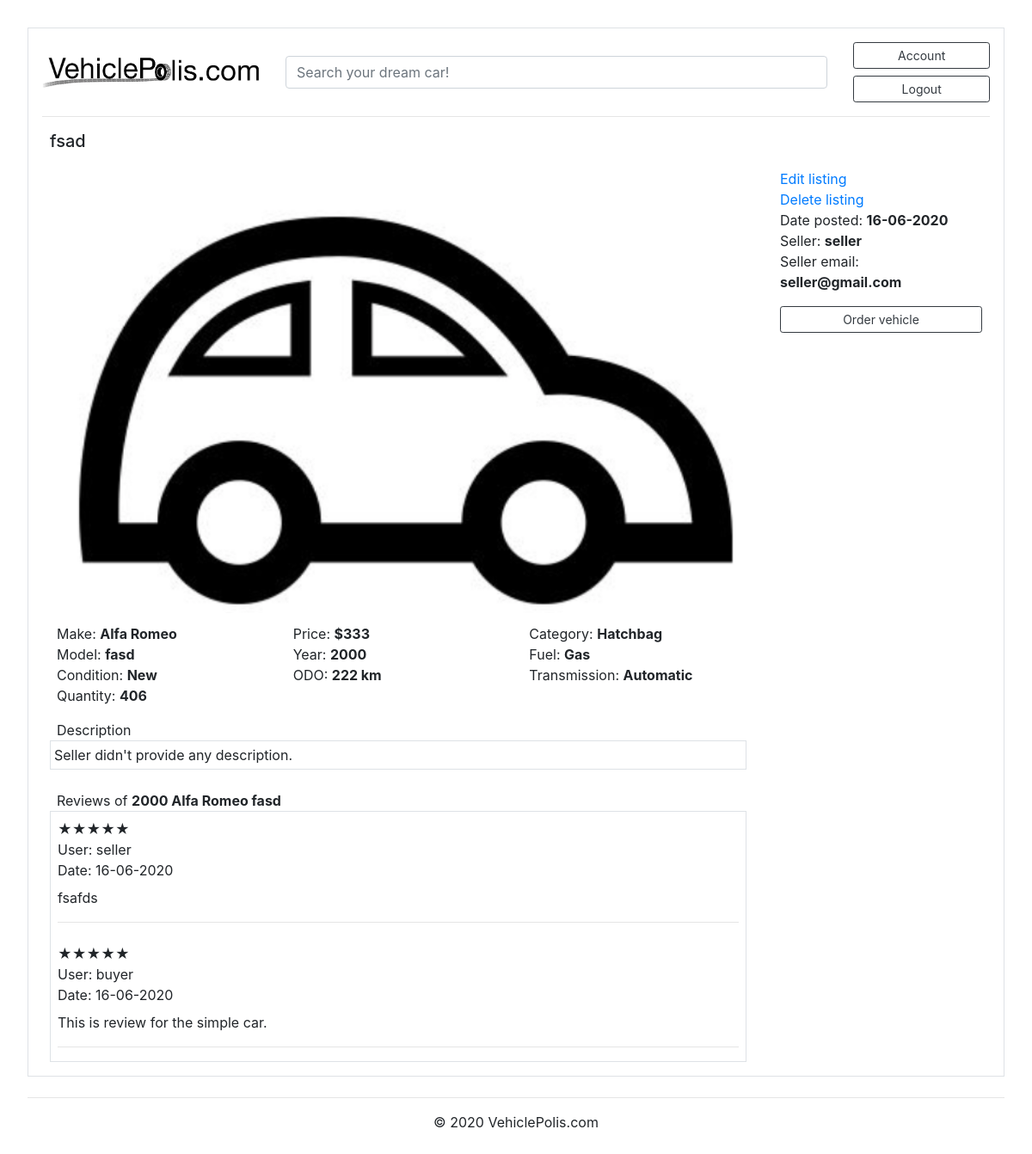
/item_details/2 (signed in), run on the app's committed database.
### marketplace/models.py (models this page shows, shortened)
class Post(db.Model):
    id = db.Column(db.Integer, primary_key=True)
    condition = db.Column(db.String(100), nullable=False)
    title = db.Column(db.String(100), nullable=False)
    make = db.Column(db.String(100), nullable=False)
    model = db.Column(db.String(100), nullable=False)
    price = db.Column(db.Integer(), nullable=False)
    year = db.Column(db.Integer(), nullable=False)
    ODO = db.Column(db.Integer(), nullable=False)
    category = db.Column(db.String(100), nullable=False)
    fuel = db.Column(db.String(100), nullable=False)
    transmission = db.Column(db.String(100), nullable=False)
    quantity = db.Column(db.Integer(), nullable=False)
    date_posted = db.Column(db.DateTime, nullable=False, default=datetime.now)
    description = db.Column(db.Text, nullable=True)
    image_file = db.Column(db.String(20), nullable=False, default='default.png')
    user_id = db.Column(db.Integer, db.ForeignKey('user.id'), nullable=False)
    orders = db.relationship('Order', backref='item', lazy=True)
    reviews = db.relationship('Review', backref='item', lazy=True)

class User(db.Model, UserMixin):
    id = db.Column(db.Integer, primary_key=True)
    username = db.Column(db.String(20), unique=True, nullable=False)
    email = db.Column(db.String(120), unique=True, nullable=False)
    password = db.Column(db.String(60), nullable=False)
    role = db.Column(db.String(10), unique=False, nullable=False) #not sure about this one, gotta figure out
    posts = db.relationship('Post', backref='author', lazy=True)
    orders = db.relationship('Order', backref='author', lazy=True)
    reviews = db.relationship('Review', backref='author', lazy=True)

class Review(db.Model):
    id = db.Column(db.Integer, primary_key=True)
    ranking = db.Column(db.String(50), nullable=False)
    content = db.Column(db.Text, nullable=False)
    date_posted = db.Column(db.DateTime, nullable=False, default=datetime.now)
    item_id = db.Column(db.Integer, db.ForeignKey('post.id'), nullable=False)
    user_id = db.Column(db.Integer, db.ForeignKey('user.id'), nullable=False)
    order_id = db.Column(db.Integer, db.ForeignKey('order.id'), nullable=False)

### marketplace/routes.py (the view, shortened to what this page needs)
@app.route("/item_details/<int:post_id>", methods=['GET','POST'])
def post(post_id):
    searchform = SearchForm()
    form = ReviewForm()
    post = Post.query.get_or_404(post_id)
    order = Order.query.order_by(Order.id.desc()).first() #ted to posila query na vsechny ordery a vubec se to nefiltruje. Zmenit!!!
    reviews = Review.query.filter(Review.item_id == post_id).order_by(Review.id.desc()).all()
    ordered = Order.query.filter(Order.item_id == post_id, Order.user_id == current_user.id).first()
    written = Review.query.filter(Review.user_id == current_user.id, Review.item_id == post_id).first()
    return render_template('item_details.html', searchform=searchform, title=post.title, post=post, form=form, reviews=reviews, ordered=ordered, written=written)

### marketplace/forms.py
class SearchForm(FlaskForm):
    text = StringField('Search')
    submit = SubmitField('Search')

class ReviewForm(FlaskForm):
    ranking = SelectField('Rate it',validators=[DataRequired()], choices=[('★★★★★', '★★★★★'),('★★★★☆', '★★★★☆'),('★★★☆☆', '★★★☆☆'),('★★☆☆☆', '★★☆☆☆'),('★☆☆☆☆', '★☆☆☆☆')])
    content = TextAreaField('Description')
    submit = SubmitField('Post review')

### marketplace/models.py (called while the page is built)
@login_manager.user_loader
def load_user(user_id):
    return User.query.get(int(user_id))

### marketplace/templates/item_details.html (shortened to what this page needs)
{% extends "base.html" %}
{% block content %}
<div class="row">
  <div class="px-4"> <h5>{{ post.title }}</h5></div>
</div>
<div class="row mt-1">
  <div class="col-md-9 pl-4">
    <img class="d-block w-100" src="{{ url_for('static', filename='images/' + post.image_file) }}">
    <div class="row px-2 mt-1">
      <div class="col">
        <p class="mt-2">Make: <strong> {{ post.make }}</strong><br>Model: <strong>{{ post.model }}</strong><br>Condition: <strong>{{ post.condition }}</strong><br>Quantity: <strong>{{ post.quantity }}</strong></p>
      </div>
      <div class="col">
        <p class="mt-2">Price: <strong> ${{ post.price }}</strong><br>Year: <strong>{{ post.year }}</strong><br>ODO: <strong>{{ post.ODO }} km</strong></p>
      </div>
      <div class="col">
        <p class="mt-2">Category: <strong> {{ post.category }}</strong><br>Fuel: <strong>{{ post.fuel }}</strong></strong><br>Transmission: <strong>{{ post.transmission }}</strong></p>
      </div>
    </div>
    <div>
      <div class="ml-2">
        Description
      </div>
      <div class="d-flex p-1 bd-highlight border">
        {% if post.description %}
          {{ post.description }}
        {% else %}
         Seller didn't provide any description.
        {% endif %}
      </div>
    </div>
  </div>
  <div class="col-md-3 px-4">
    <p class="mt-2">
      {% if post.author == current_user %}
        <a href="{{ url_for('update_post', post_id=post.id) }}">Edit listing</a>
        <br>
        <a href="{{ url_for('delete_post', post_id=post.id) }}">Delete listing</a>
        <br>
      {% endif %}
      Date posted: <strong> {{ post.date_posted.strftime('%d-%m-%Y') }}</strong><br>Seller: <strong>{{ post.author.username }}</strong><br>Seller email: <strong>{{ post.author.email }}</strong></p>
    <a href="{{ url_for('order_item', post_id=post.id) }}"><button type="button" class="btn btn-outline-dark btn-block btn-sm">Order vehicle</button></a>
  </div>
</div>
<div class="row">
  <div class="col-md-9 pl-4">
    <div>
      <div class="ml-2 mt-4">
        Reviews of <strong>{{ post.year }} {{ post.make }} {{ post.model }}</strong>
      </div>
            <div class="border">
              {% for review in reviews %}
              <div class="d-flex p-2 bd-highlight">
                <div>
                  {{review.ranking}}<br>User: {{review.author.username}}<br>Date: {{ review.date_posted.strftime('%d-%m-%Y') }}
                </div>
              </div>
              <div class="mx-2">
                <p>
                  {{review.content}}
                </p>
                <hr>
              </div>
              {% endfor %}
            </div>
    </div>
  </div>
  <div class="col-md-3">
  </div>
</div>
{% endblock content %}

### marketplace/static/CSS/styles.css (style rules this page uses)
body { margin:2rem; }

### data on the page
Post: title "fsad", image_file (placeholder picture), make "Alfa Romeo", model "fasd", condition "New", quantity "406", price "333", year "2000", ODO "222", category "Hatchbag", fuel "Gas", transmission "Automatic", date_posted "16-06-2020"
User: author.username "seller", author.email "seller@gmail.com"
Review: ranking "★★★★★", author.username "seller", date_posted "16-06-2020", content "fsafds"
Review: ranking "★★★★★", author.username "buyer", date_posted "16-06-2020", content "This is review for the simple car."
